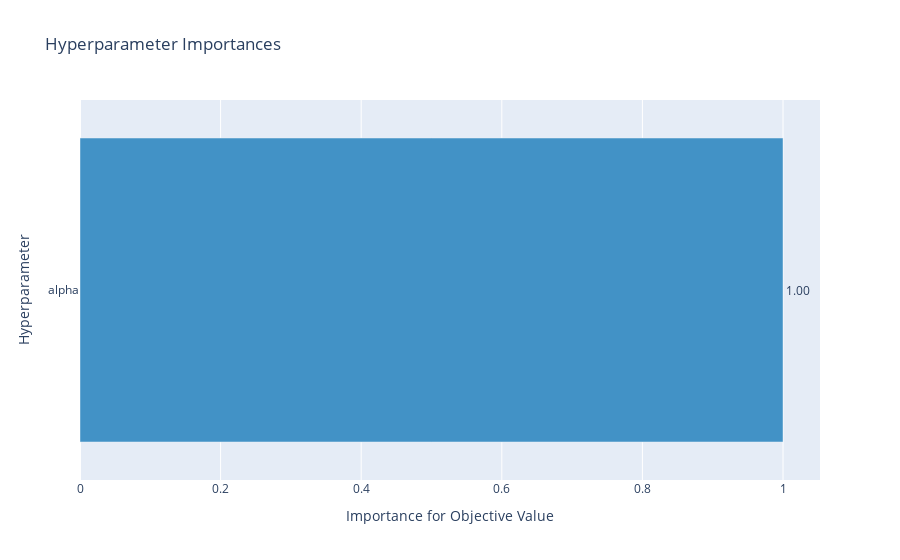

Notebook source saved alongside this figure:
### Markdown cell above
![](SP.png)

### Code cell
plot_param_importances(study)

### Figure 1 — Plotly figure (JSON) as saved in the notebook; plotly's stock layout.template omitted (floating-point values rounded to 4 significant figures)
{"data": [{"cliponaxis": false, "hovertemplate": ["alpha (LogUniformDistribution): 1.0<extra></extra>"], "marker": {"color": "rgb(66,146,198)"}, "orientation": "h", "text": ["1.0"], "textposition": "outside", "texttemplate": "%{text:.2f}", "type": "bar", "x": [1], "y": ["alpha"]}], "layout": {"showlegend": false, "title": {"text": "Hyperparameter Importances"}, "xaxis": {"title": {"text": "Importance for Objective Value"}}, "yaxis": {"title": {"text": "Hyperparameter"}}}}
